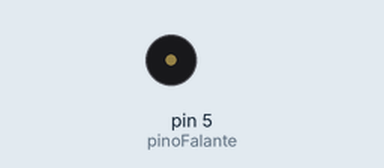
A sketch run on a simulated Arduino Uno, built with avr-gcc and run on an emulated ATmega328P. Shown: buzzer (waves = sounding).

Above: at 0.4 s.
Timing chart, 0 to 3.0 s (numbered marks = the images above):
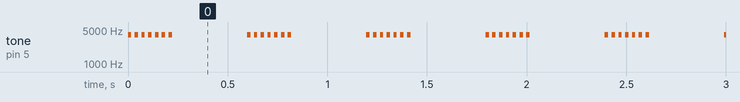

Measured:
- by itself, tone on pin 5 (pinoFalante): repeats every 0.60 s: 6 × (silent 0.02 s, 4000 Hz 0.02 s), silent 0.38 s, 4000 Hz 0.02 s

The sketch:

GriloTone.ino
```cpp
const int pulsos = 7;
const int duracaoPulso = 17;
const int pausa = 360;
const int frequencia = 4000;
const int pinoFalante = 5;

void setup() {
    pinMode(pinoFalante, OUTPUT);
}

void loop() {
    cantar();
}

void cantar() {
    for (int i = 0; i < pulsos; i++) {
        tone(pinoFalante, frequencia, duracaoPulso);
        delay(duracaoPulso*2);
    }
    delay(pausa);
}
```
